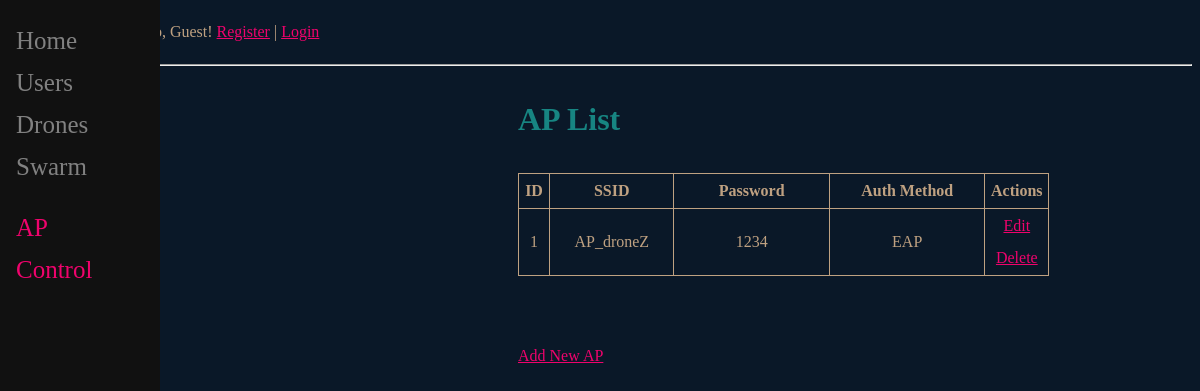
The page /ap_list on the database as committed earlier.
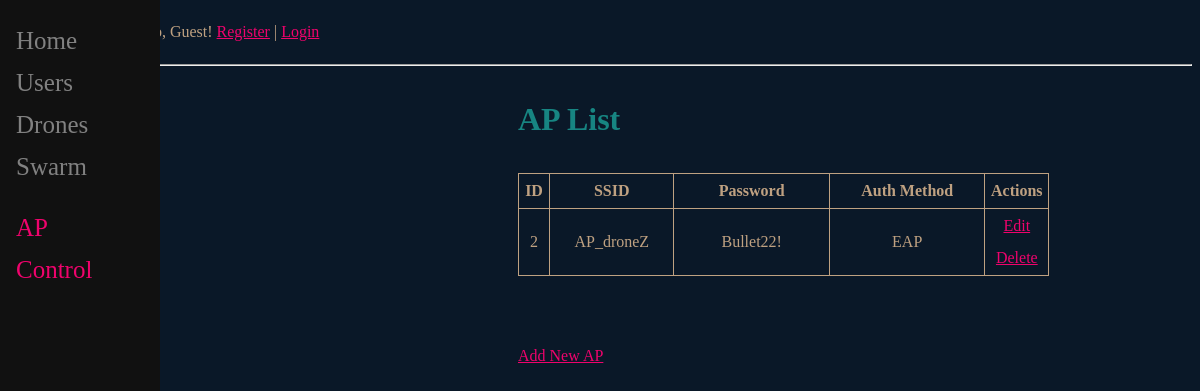
The same page on the database as committed later.
### main/models.py (models this page shows)
class AP(models.Model):
    SSID=models.fields.CharField(max_length=32,unique=True)
    password=models.fields.CharField(max_length=32, default='1234')
    AuthMethod=models.fields.CharField(max_length=16, default='EAP')
    CreatedAt = models.DateTimeField("datePublished", default=timezone.now)
    UpdatedAt = models.DateTimeField("dateUpdated", auto_now=True)
    UpdatedBy = models.CharField(max_length=32, default="User")

### main/views.py (the view)
# urls.py: path('ap_list', ap_list, name='ap_list'),
def ap_list(request):
    ap = AP.objects.all()
    return render(request, 'main/ap_list.html', {'ap': ap })

### templates/main/ap_list.html (shortened to what this page needs)
{% extends 'main/base.html' %}
{% block content %}
<h1>AP List</h1>
<body>
    <table  style="width:80%; border: 1px solid; border-collapse: collapse">
        <thead>
            <tr style="border: 1px solid; text-align: center;">
                <th>ID</th>
                <th style="width:5%; border: 1px solid; ">SSID</th>
                <th style="width:20%; border: 1px solid;">Password</th>
                <th style="width:25%; border: 1px solid;">Auth Method</th>
                <th style="width:10%; border: 1px solid;">Actions</th>
            </tr>
        </thead>
        <tbody>
    {% for ap in ap %}
            <tr style="border: 1px solid; text-align: center;">
                <td style="width:5%; border: 1px solid; text-align: center; ">{{ ap.id }}</td>
                <td style="width:20%; border: 1px solid; text-align: center; ">{{ ap.SSID }}</td>
                <td style="width:25%; border: 1px solid; text-align: center; ">{{ ap.password }}</td>
                <td style="width:20%; border: 1px solid; text-align: center; ">{{ ap.AuthMethod }}</td>
                <td>
                    <a style="width:10%" href="/ap_edit/{{ ap.id }}"><span>Edit</span></a>
                    <a style="width:10%" href="/ap_delete/{{ ap.id }}">Delete</a>
                </td>
            </tr>
        {% endfor %}
        </tbody>
    </table>
    <br>
    <br>
    <a href="{%url 'ap_add' %}" class="btn btn-outline-secondary btn-sm"><span>Add New AP</span></a>
</body>
{% endblock %}

Rows that differ between the two databases and show on the page:
removed AP: id "1", SSID "AP_droneZ", password "1234", AuthMethod "EAP"
added AP: id "2", SSID "AP_droneZ", password "Bullet22!", AuthMethod "EAP"
